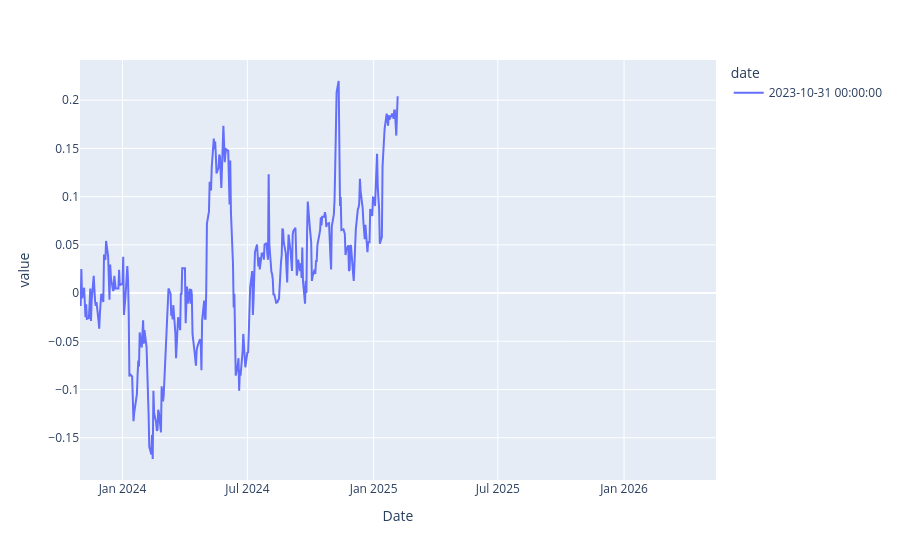

The cell this chart's notebook holds for it:
### Code cell
i = 0
print(la.investments.iloc[i].name)
pd.concat(la.investments.iloc[i].metrics['performance']).unstack(0).xs('total_returns', axis=1, level=1).plot()

### Figure 1 — Plotly figure (JSON) as saved in the notebook; plotly's stock layout.template omitted (floating-point values rounded to 4 significant figures; data arrays with more than 128 entries replaced by an {"elided": "..."} marker saying what was removed)
{"data": [{"hovertemplate": "date=2023-10-31 00:00:00<br>Date=%{x}<br>value=%{y}<extra></extra>", "legendgroup": "2023-10-31 00:00:00", "line": {"color": "#636efa", "dash": "solid"}, "marker": {"symbol": "circle"}, "mode": "lines", "name": "2023-10-31 00:00:00", "orientation": "v", "showlegend": true, "type": "scatter", "x": {"elided": "659 str values"}, "xaxis": "x", "y": {"elided": "659 float values"}, "yaxis": "y"}], "layout": {"legend": {"title": {"text": "date"}, "tracegroupgap": 0}, "margin": {"t": 60}, "xaxis": {"anchor": "y", "domain": [0, 1], "title": {"text": "Date"}}, "yaxis": {"anchor": "x", "domain": [0, 1], "title": {"text": "value"}}}}
